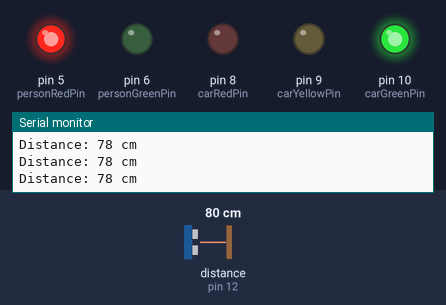
Recording of a sketch running on a simulated Arduino Uno, built with avr-gcc and run on an emulated ATmega328P. On the bench: output pins drawn as LEDs (lit = HIGH), the last lines printed to the serial monitor. Wiring (inferred from the names in the program): ultrasonic range finder: trigger pin 11; echo pin 12. Inputs (shaded band) come from the test bench; at power-on: distance to the obstacle (sensor on pin 12) 80 cm. The echo pulse lasts 58.3 µs per cm; pins used as bus, display or sensor lines are not drawn.

Above: at 1.2 s.
1.3 s: distance to the obstacle (sensor on pin 12) set to 34 cm
2.8 s: distance to the obstacle (sensor on pin 12) set to 27 cm
At 3.3 s:
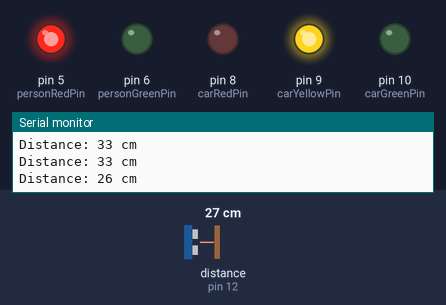
4.5 s: distance to the obstacle (sensor on pin 12) set to 35 cm
At 6.9 s:
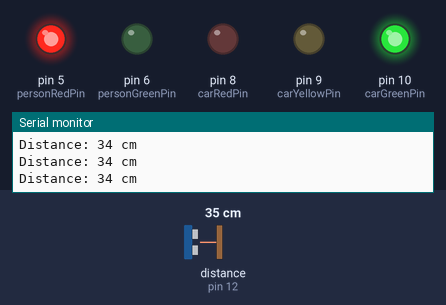
7.5 s: distance to the obstacle (sensor on pin 12) set to 2 cm
At 10.9 s:
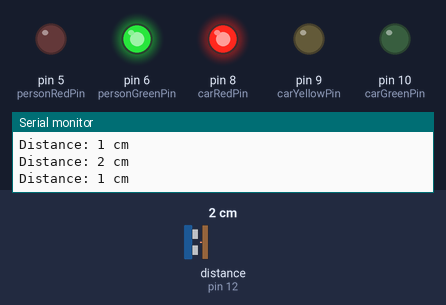
Timing chart, 0 to 12.0 s (numbered marks = the images above; inputs shaded):
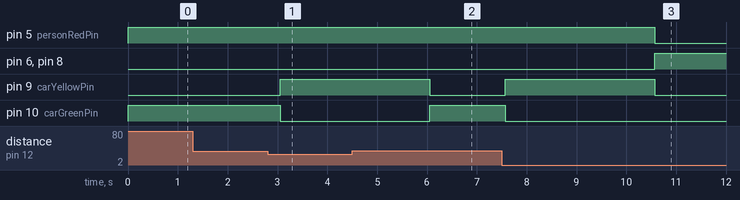

The sketch:

system_code.ino
```cpp
// Define pins for LEDs
const int carRedPin = 8;
const int carYellowPin = 9;
const int carGreenPin = 10;

const int personRedPin = 5;
const int personGreenPin = 6;

// Define pins for ultrasonic sensor
const int trigPin = 11;
const int echoPin = 12;

// Define distance threshold in centimeters
const int distanceThreshold = 30;

void setup() {
  // Set LED pins as outputs
  pinMode(carRedPin, OUTPUT);
  pinMode(carYellowPin, OUTPUT);
  pinMode(carGreenPin, OUTPUT);

  pinMode(personRedPin, OUTPUT);
  pinMode(personGreenPin, OUTPUT);

  // Set up ultrasonic sensor pins
  pinMode(trigPin, OUTPUT);
  pinMode(echoPin, INPUT);

  // Initialize Serial Monitor for debugging
  Serial.begin(9600);
}

void loop() {
  // Measure distance
  int distance = getDistance();

  // Check if the distance is within the threshold
  if (distance > 0 && distance <= distanceThreshold) {
    // Object detected - switch to yellow, then red
    digitalWrite(carGreenPin, LOW);
    digitalWrite(carYellowPin, HIGH);
    delay(3000); // Yellow for 3 seconds
    digitalWrite(carYellowPin, LOW);
    digitalWrite(carRedPin, HIGH);
    digitalWrite(personRedPin, LOW);
    digitalWrite(personGreenPin, HIGH);

    // Wait for 6 seconds if an object remains within range
    distance = getDistance();
    while (distance > 0 && distance <= distanceThreshold) {
      distance = getDistance();
      for (int i = 0; i <= 24; i++) {  // Timer resets if object is in range
        delay(250);
        distance = getDistance();
        if (distance <= 30) {
          i = 0;
        }
      }
    }

    // Back to green
    digitalWrite(carRedPin, LOW);
    digitalWrite(carGreenPin, HIGH);
    digitalWrite(personRedPin, HIGH);
    digitalWrite(personGreenPin, LOW);

  } else {
    // No object detected - stay on green
    digitalWrite(carGreenPin, HIGH);
    digitalWrite(carYellowPin, LOW);
    digitalWrite(carRedPin, LOW);
    digitalWrite(personRedPin, HIGH);
    digitalWrite(personGreenPin, LOW);
  }

  delay(250); // Short delay before next loop iteration
}

// Function to get distance from HC-SR04 sensor
int getDistance() {
  // Send a 10-microsecond pulse to trigger the sensor
  digitalWrite(trigPin, LOW);
  delayMicroseconds(2);
  digitalWrite(trigPin, HIGH);
  delayMicroseconds(10);
  digitalWrite(trigPin, LOW);

  // Measure the duration of the pulse from Echo
  long duration = pulseIn(echoPin, HIGH);

  // Calculate distance in centimeters
  int distance = duration * 0.034 / 2;

  // Print distance for debugging
  Serial.print("Distance: ");
  Serial.print(distance);
  Serial.println(" cm");

  return distance;
}
```

Measured:
- the behaviour switches between 32 and 31 cm on distance to the obstacle (sensor on pin 12) (found by bisection; images 0 and 1)
- after the input at 2.8 s, pin 9 (carYellowPin): LOW → HIGH after 0.25 s; pin 10 (carGreenPin): HIGH → LOW after 0.25 s
- after the input at 4.5 s, pin 5 (personRedPin): stays HIGH (without the input it goes to LOW after 1.6 s); pin 6 (personGreenPin), pin 8 (carRedPin): stays LOW (without the input it goes to HIGH after 1.6 s); pin 10 (carGreenPin): LOW → HIGH after 1.6 s
- after the input at 7.5 s, pin 5 (personRedPin): HIGH → LOW after 3.1 s; pin 6 (personGreenPin), pin 8 (carRedPin): LOW → HIGH after 3.1 s; pin 9 (carYellowPin): LOW → HIGH after 0.07 s, → LOW 3.0 s later; pin 10 (carGreenPin): HIGH → LOW after 0.07 s
